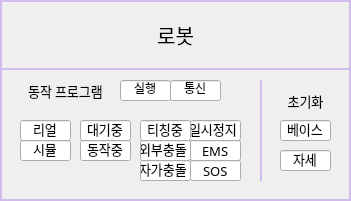
      <widget class="QFrame" name="FRAME_ROBOT">
       <property name="geometry">
        <rect>
         <x>480</x>
         <y>380</y>
         <width>351</width>
         <height>201</height>
        </rect>
       </property>
       <property name="styleSheet">
        <string notr="true">QFrame { 
	border:2px solid #D1BCED;
} 
QLabel {
	font: 10pt &quot;함초롬돋움&quot;;
}
QPushButton {
	border:2px solid #D1BCED;
	font: 15pt &quot;함초롬돋움&quot;; 
}
QLineEdit {
	font: 10pt &quot;함초롬돋움&quot;;
}</string>
       </property>
       <property name="frameShape">
        <enum>QFrame::StyledPanel</enum>
       </property>
       <property name="frameShadow">
        <enum>QFrame::Raised</enum>
       </property>
       <widget class="QPushButton" name="BTN_DEV_INFO_ROBOT">
        <property name="geometry">
         <rect>
          <x>0</x>
          <y>0</y>
          <width>351</width>
          <height>70</height>
         </rect>
        </property>
        <property name="font">
         <font>
          <family>함초롬돋움</family>
          <pointsize>15</pointsize>
          <weight>50</weight>
          <italic>false</italic>
          <bold>false</bold>
         </font>
        </property>
        <property name="text">
         <string>로봇</string>
        </property>
       </widget>
       <widget class="QLabel" name="label_91">
        <property name="geometry">
         <rect>
          <x>20</x>
          <y>80</y>
          <width>91</width>
          <height>21</height>
         </rect>
        </property>
        <property name="font">
         <font>
          <family>함초롬돋움</family>
          <pointsize>10</pointsize>
          <weight>50</weight>
          <italic>false</italic>
          <bold>false</bold>
         </font>
        </property>
        <property name="styleSheet">
         <string notr="true">QLabel{ 
   border: 0px solid
} </string>
        </property>
        <property name="text">
         <string>동작 프로그램</string>
        </property>
        <property name="alignment">
         <set>Qt::AlignCenter</set>
        </property>
       </widget>
       <widget class="QLineEdit" name="LE_ROBOT_PRG_CONNECT">
        <property name="geometry">
         <rect>
          <x>170</x>
          <y>80</y>
          <width>51</width>
          <height>21</height>
         </rect>
        </property>
        <property name="text">
         <string>통신</string>
        </property>
        <property name="alignment">
         <set>Qt::AlignCenter</set>
        </property>
        <property name="readOnly">
         <bool>true</bool>
        </property>
       </widget>
       <widget class="QLineEdit" name="LE_ROBOT_PRG_WORKING_STATUS">
        <property name="geometry">
         <rect>
          <x>120</x>
          <y>80</y>
          <width>51</width>
          <height>21</height>
         </rect>
        </property>
        <property name="text">
         <string>실행</string>
        </property>
        <property name="alignment">
         <set>Qt::AlignCenter</set>
        </property>
        <property name="readOnly">
         <bool>true</bool>
        </property>
       </widget>
       <widget class="QLineEdit" name="LE_PG_MODE_SIMULATION">
        <property name="geometry">
         <rect>
          <x>20</x>
          <y>140</y>
          <width>51</width>
          <height>21</height>
         </rect>
        </property>
        <property name="font">
         <font>
          <family>함초롬돋움</family>
          <pointsize>10</pointsize>
          <weight>50</weight>
          <italic>false</italic>
          <bold>false</bold>
         </font>
        </property>
        <property name="text">
         <string>시뮬</string>
        </property>
        <property name="alignment">
         <set>Qt::AlignCenter</set>
        </property>
        <property name="readOnly">
         <bool>true</bool>
        </property>
       </widget>
       <widget class="QLineEdit" name="LE_PG_MODE_REAL">
        <property name="geometry">
         <rect>
          <x>20</x>
          <y>120</y>
          <width>51</width>
          <height>21</height>
         </rect>
        </property>
        <property name="font">
         <font>
          <family>함초롬돋움</family>
          <pointsize>10</pointsize>
          <weight>50</weight>
          <italic>false</italic>
          <bold>false</bold>
         </font>
        </property>
        <property name="text">
         <string>리얼</string>
        </property>
        <property name="alignment">
         <set>Qt::AlignCenter</set>
        </property>
        <property name="readOnly">
         <bool>true</bool>
        </property>
       </widget>
       <widget class="QLineEdit" name="LE_ROBOT_STATE_MOVING">
        <property name="geometry">
         <rect>
          <x>80</x>
          <y>140</y>
          <width>51</width>
          <height>21</height>
         </rect>
        </property>
        <property name="font">
         <font>
          <family>함초롬돋움</family>
          <pointsize>10</pointsize>
          <weight>50</weight>
          <italic>false</italic>
          <bold>false</bold>
         </font>
        </property>
        <property name="text">
         <string>동작중</string>
        </property>
        <property name="alignment">
         <set>Qt::AlignCenter</set>
        </property>
        <property name="readOnly">
         <bool>true</bool>
        </property>
       </widget>
       <widget class="QLineEdit" name="LE_ROBOT_STATE_IDLE">
        <property name="geometry">
         <rect>
          <x>80</x>
          <y>120</y>
          <width>51</width>
          <height>21</height>
         </rect>
        </property>
        <property name="font">
         <font>
          <family>함초롬돋움</family>
          <pointsize>10</pointsize>
          <weight>50</weight>
          <italic>false</italic>
          <bold>false</bold>
         </font>
        </property>
        <property name="text">
         <string>대기중</string>
        </property>
        <property name="alignment">
         <set>Qt::AlignCenter</set>
        </property>
        <property name="readOnly">
         <bool>true</bool>
        </property>
       </widget>
       <widget class="QLineEdit" name="LE_ROBOT_STATUS_TEACHING">
        <property name="geometry">
         <rect>
          <x>140</x>
          <y>120</y>
          <width>51</width>
          <height>21</height>
         </rect>
        </property>
        <property name="font">
         <font>
          <family>함초롬돋움</family>
          <pointsize>10</pointsize>
          <weight>50</weight>
          <italic>false</italic>
          <bold>false</bold>
         </font>
        </property>
        <property name="text">
         <string>티칭중</string>
        </property>
        <property name="alignment">
         <set>Qt::AlignCenter</set>
        </property>
        <property name="readOnly">
         <bool>true</bool>
        </property>
       </widget>
       <widget class="QLineEdit" name="LE_ROBOT_STATUS_PAUSED">
        <property name="geometry">
         <rect>
          <x>190</x>
          <y>120</y>
          <width>51</width>
          <height>21</height>
         </rect>
        </property>
        <property name="font">
         <font>
          <family>함초롬돋움</family>
          <pointsize>10</pointsize>
          <weight>50</weight>
          <italic>false</italic>
          <bold>false</bold>
         </font>
        </property>
        <property name="text">
         <string>일시정지</string>
        </property>
        <property name="alignment">
         <set>Qt::AlignCenter</set>
        </property>
        <property name="readOnly">
         <bool>true</bool>
        </property>
       </widget>
       <widget class="QLineEdit" name="LE_ROBOT_STATUS_EXT_COLLISION">
        <property name="geometry">
         <rect>
          <x>140</x>
          <y>140</y>
          <width>51</width>
          <height>21</height>
         </rect>
        </property>
        <property name="font">
         <font>
          <family>함초롬돋움</family>
          <pointsize>10</pointsize>
          <weight>50</weight>
          <italic>false</italic>
          <bold>false</bold>
         </font>
        </property>
        <property name="text">
         <string>외부충돌</string>
        </property>
        <property name="alignment">
         <set>Qt::AlignCenter</set>
        </property>
        <property name="readOnly">
         <bool>true</bool>
        </property>
       </widget>
       <widget class="QLineEdit" name="LE_ROBOT_STATUS_EMS">
        <property name="geometry">
         <rect>
          <x>190</x>
          <y>140</y>
          <width>51</width>
          <height>21</height>
         </rect>
        </property>
        <property name="font">
         <font>
          <family>함초롬돋움</family>
          <pointsize>10</pointsize>
          <weight>50</weight>
          <italic>false</italic>
          <bold>false</bold>
         </font>
        </property>
        <property name="text">
         <string>EMS</string>
        </property>
        <property name="alignment">
         <set>Qt::AlignCenter</set>
        </property>
        <property name="readOnly">
         <bool>true</bool>
        </property>
       </widget>
       <widget class="QLineEdit" name="LE_ROBOT_STATUS_SOS">
        <property name="geometry">
         <rect>
          <x>190</x>
          <y>160</y>
          <width>51</width>
          <height>21</height>
         </rect>
        </property>
        <property name="font">
         <font>
          <family>함초롬돋움</family>
          <pointsize>10</pointsize>
          <weight>50</weight>
          <italic>false</italic>
          <bold>false</bold>
         </font>
        </property>
        <property name="text">
         <string>SOS</string>
        </property>
        <property name="alignment">
         <set>Qt::AlignCenter</set>
        </property>
        <property name="readOnly">
         <bool>true</bool>
        </property>
       </widget>
       <widget class="QLineEdit" name="LE_ROBOT_STATUS_SELF_COLLISION">
        <property name="geometry">
         <rect>
          <x>140</x>
          <y>160</y>
          <width>51</width>
          <height>21</height>
         </rect>
        </property>
        <property name="font">
         <font>
          <family>함초롬돋움</family>
          <pointsize>10</pointsize>
          <weight>50</weight>
          <italic>false</italic>
          <bold>false</bold>
         </font>
        </property>
        <property name="text">
         <string>자가충돌</string>
        </property>
        <property name="alignment">
         <set>Qt::AlignCenter</set>
        </property>
        <property name="readOnly">
         <bool>true</bool>
        </property>
       </widget>
       <widget class="Line" name="line">
        <property name="geometry">
         <rect>
          <x>260</x>
          <y>80</y>
          <width>2</width>
          <height>101</height>
         </rect>
        </property>
        <property name="orientation">
         <enum>Qt::Vertical</enum>
        </property>
       </widget>
       <widget class="QLineEdit" name="LE_ROBOT_INIT_BASE_ANGLE">
        <property name="geometry">
         <rect>
          <x>280</x>
          <y>120</y>
          <width>51</width>
          <height>21</height>
         </rect>
        </property>
        <property name="font">
         <font>
          <family>함초롬돋움</family>
          <pointsize>10</pointsize>
          <weight>50</weight>
          <italic>false</italic>
          <bold>false</bold>
         </font>
        </property>
        <property name="text">
         <string>베이스</string>
        </property>
        <property name="alignment">
         <set>Qt::AlignCenter</set>
        </property>
        <property name="readOnly">
         <bool>true</bool>
        </property>
       </widget>
       <widget class="QLineEdit" name="LE_ROBOT_INIT_POSITION">
        <property name="geometry">
         <rect>
          <x>280</x>
          <y>150</y>
          <width>51</width>
          <height>21</height>
         </rect>
        </property>
        <property name="font">
         <font>
          <family>함초롬돋움</family>
          <pointsize>10</pointsize>
          <weight>50</weight>
          <italic>false</italic>
          <bold>false</bold>
         </font>
        </property>
        <property name="text">
         <string>자세</string>
        </property>
        <property name="alignment">
         <set>Qt::AlignCenter</set>
        </property>
        <property name="readOnly">
         <bool>true</bool>
        </property>
       </widget>
       <widget class="QLabel" name="label_92">
        <property name="geometry">
         <rect>
          <x>280</x>
          <y>90</y>
          <width>51</width>
          <height>21</height>
         </rect>
        </property>
        <property name="font">
         <font>
          <family>함초롬돋움</family>
          <pointsize>10</pointsize>
          <weight>50</weight>
          <italic>false</italic>
          <bold>false</bold>
         </font>
        </property>
        <property name="styleSheet">
         <string notr="true">QLabel{ 
   border: 0px solid
} </string>
        </property>
        <property name="text">
         <string>초기화</string>
        </property>
        <property name="alignment">
         <set>Qt::AlignCenter</set>
        </property>
       </widget>
      </widget>
